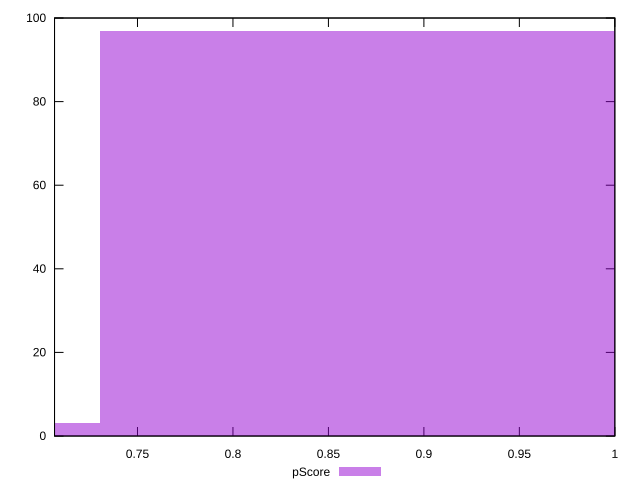

This figure's gnuplot source:
reset

$pScore <<EOF
0.5843963961950333 3
0.8765945942925499 97
EOF

set key outside below
set boxwidth 0.2921981980975166
set xrange [0.7065544444444445:1]
set yrange [0:100]
set trange [0:100]
set style fill transparent solid 0.5 noborder
set terminal svg size 640, 490 enhanced background rgb 'white'
set output "reports/report_00028_2021-02-24T12-49-42.674Z/uses-rel-preconnect/samples/card/pScore/histogram.svg"

plot $pScore title "pScore" with boxes

reset
